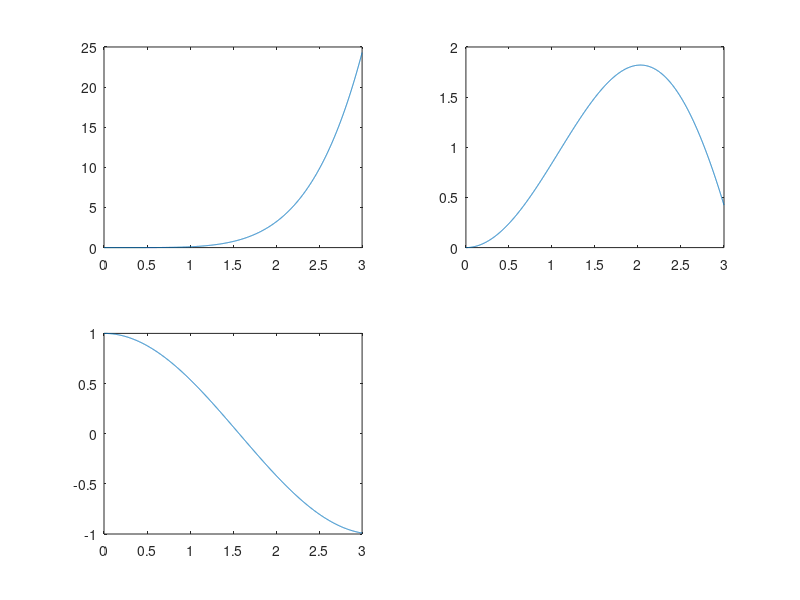

Reproduce this figure in MATLAB.
x = 0 : 0.001 : 3;

F = x .^ 5 / 10;

G = x .* sin(x);

H = cos(x);

subplot(2,2,1);
plot(x, F);

subplot(2,2,2);
plot(x, G);

subplot(2,2,3);
plot(x, H);
